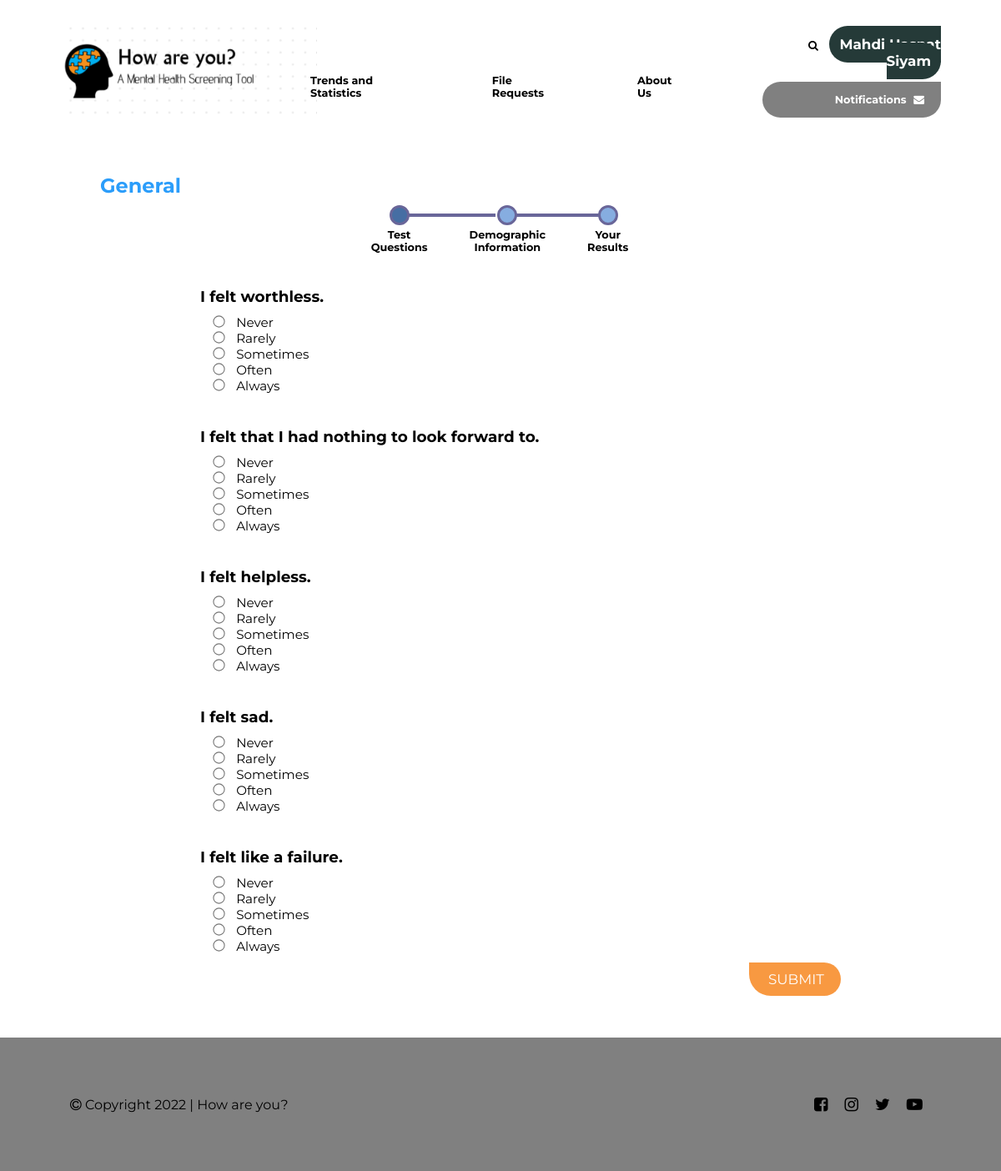
Page /take_questionnaire/ (signed in) on the committed database.
### persons/models.py (models this page shows)
class Person(models.Model):
	username = models.CharField(max_length=200,primary_key=True)
	name = models.CharField(max_length=200, default="Unknown")
	password = models.CharField(max_length=50)
	email = models.EmailField(max_length=50)
	joined_at = models.DateTimeField(default=timezone.now)
	date_of_birth = models.DateTimeField(default=timezone.now,null=False,blank=False)
	gender = models.CharField(
        max_length=1,
        choices=Gender.choices,
        null=False,
        blank=False,
        default=Gender.FEMALE,
    )
	mobile_number = models.CharField(null=True,max_length=50,blank=True)

### take_questionnaire/models.py (models this page shows)
class Test(models.Model):
    added_by = models.ForeignKey(Psychiatrist, on_delete=models.DO_NOTHING)
    name = models.CharField("Name of the test", max_length=FIELD_LENGTH, null=False, blank=False)
    created_at = models.DateTimeField(default=timezone.now)
    is_approved = models.CharField(max_length=CHOICE_LENGTH, choices=Status.choices, default=Status.PENDING_APPROVAL)
    questions = models.ManyToManyField(Question, through='TestQuestion')

class Question(models.Model):
    added_by = models.ForeignKey(Psychiatrist, on_delete=models.CASCADE)
    class QuestionType(models.TextChoices):
        RADIO = 'RD', gettext_lazy('Radio')
        SLIDER = 'SL', gettext_lazy('Number Slider')
        MUL_CHOICE = 'CH', gettext_lazy('Multiple Choice')
    type = models.CharField(max_length=2, choices=QuestionType.choices, default=QuestionType.RADIO)
    created_at = models.DateTimeField(default=timezone.now)
    changed_at = models.DateTimeField(default=timezone.now)
    question_text = models.CharField(max_length=TEXT_FIELD, null=False, blank=False, default=UNSPECIFIED)

class Option(models.Model):
    question_id = models.ForeignKey(Question, on_delete=models.CASCADE,parent_link=True)
    text = models.CharField(max_length=FIELD_LENGTH, null=False, blank=False, default=UNSPECIFIED)

### take_questionnaire/views.py (the view)
# urls.py: path('', views.render_test, name='render_test'),
def render_test(request):
    context = {}
    test = Test.objects.get(name='General')
    context['test'] = test
    context['my'] = Patient.objects.get(username=request.session['username'])
    return render(request, 'take_questionnaire/test-questions.html',context)

### take_questionnaire/templates/take_questionnaire/test-questions.html (shortened to what this page needs)
{% load static %}
<!DOCTYPE html>
<html lang="en">
<head>
    <link rel="stylesheet" href="https://cdnjs.cloudflare.com/ajax/libs/font-awesome/4.7.0/css/font-awesome.min.css">
    <link href="{% static 'take_questionnaire/styles.css' %}" rel="stylesheet">
</head>
<body>
<div class="container">
    <section class="header">
        {% include "logo.html" %}
        <nav>
            <ul class="nav-links">
                <li>Trends and Statistics</li>
                <li>File Requests</li>
                <li>About Us</li>
            </ul>
            <span class="nav-right">
                    <span><i class="fa fa-search" style="margin-right: 10px;"></i>
                        <span class="avatar">{{my.name}}</span>
                    </span>
                    <span class="notifi-box">
                        Notifications
                        <i class="fa fa-envelope" style="margin-left: 5px;"></i>
                    </span>
                </span>
        </nav>
    </section>
    <section class="que-sec">
        <div class="tron">{{test.name}}</div>
        <div class="test-steps">
            <ul class="test-steps-ul">
                <li class="test-step-n"><span class="test-step-circ active-step"></span><span>Test</span><span>Questions</span></li>
                <li class="test-step-n"><span class="test-step-circ"></span><span>Demographic</span><span>Information</span></li>
                <li class="test-step-n"><span class="test-step-circ"></span><span>Your</span><span>Results</span></li>
            </ul>
        </div>
        <div class="questions-container">
            <form action="{% url 'take_questionnaire:submit' test.id %}" style="position: relative;". method="POST">
                <ul class="test-ovrs">
                {% for q in test.questions.all %}
                    <li>
                        <span class="que-name">{{q.question_text}}</span><br>
                        <div class="que-opts">
                            {% for o in q.option_set.all %}
                            <input type="radio" class="radio" name="{{ q.id }}" value="{{o.id}}" id = "{{ o.id }}">
                            <label for="{{o.id}}"> <span class="que-opt-n">{{ o.text }}</span> </label> <br>
                            {% endfor %}
                        </div>
                    </li>
                {% endfor %}
                </ul>
                <input type="submit" class="test-ques-submit-btn" value="SUBMIT">
            </form>
        </div>
    </section>
</div>
<section class="footer">
    <span><i class="fa fa-copyright"></i> Copyright <span class="year"></span> | How are you?</span>
    <div>
        <ul class="social-media">
            <li><a href="#"><i class="fa fa-facebook-square"></i></a></li>
            <li><a href="#"><i class="fa fa-instagram"></i></a></li>
            <li><a href="#"><i class="fa fa-twitter"></i></a></li>
            <li><a href="#"><i class="fa fa-youtube-play"></i></a></li>
        </ul>
    </div>
</section>
</body>
</html>

### take_questionnaire/static/take_questionnaire/styles.css (style rules this page uses)
* { margin: 0; padding: 0; box-sizing: border-box; }
body { font-family: "Montserrat", sans-serif; }
.container { margin-top: 4vh; margin-left: 6vw; margin-right: 6vw; min-height: 70vh; }
nav { display: flex; align-items: center; justify-content: space-between; position: relative; min-height: 15vh; }
.nav-links { display: flex; margin-left: 25vw; margin-top: 3vh; list-style: none; }
.nav-links li { position: relative; padding-right: 6rem; font-size: 0.8rem; font-weight: bold; }
.nav-links li::after { content: ""; position: absolute; width: 50%; height: 2px; bottom: -2px; left: 0; background-color: rgb(88, 88, 230); visibility: hidden; transform: scaleX(0); transform-origin: top left; transition: all 0.3s ease-in-out 0s; }
.nav-right { justify-self: flex-end; display: flex; flex-direction: column; flex-wrap: wrap; text-align: right; font-weight: bold; font-size: 0.8rem; }
.test-ovrs { list-style: none; }
.test-ovrs li { margin-bottom: 5vh; }
.footer { display: flex; align-items: center; justify-content: space-between; min-height: 20vh; background-color: gray; padding-left: 7vw; padding-right: 7vw; margin-top: 100px; }
.social-media { display: flex; list-style: none; }
.social-media li { padding: 10px; font-size: 1.2rem; }
.social-media li > a { text-decoration: none; color: black; }
.avatar { color: white; font-size: 1.05rem; background-color: rgb(37, 58, 56); border-radius: 100px; padding: 12px; margin-bottom: 10; }
.notifi-box { padding: 14px; padding-left: 27px; padding-right: 20px; border-radius: 25px 0 25px 25px; margin-top: 15px; color: white; background-color: gray; }
.que-sec { margin-top: 7vh; margin-left: 4vw; }
.tron { font-size: 1.5rem; font-weight: bolder; margin-bottom: 5px; color: #2b9dfa; }
.test-steps { display: flex; align-items: center; justify-content: center; margin-top: 10px; }
.test-steps-ul { display: flex; list-style: none; }
.test-step-n { position: relative; display: flex; align-items: center; justify-content: center; flex-direction: column; font-size: 0.8rem; font-weight: bold; margin-right: 50px; }
.test-step-n .test-step-circ { position: relative; content: ''; background-color:rgb(134, 173, 224); padding: 10px; border-radius: 100px; margin-bottom: 5px; border: 1px double rgb(98, 157, 235); outline: 3px solid rgb(105, 102, 153); outline-offset: -2px; }
.test-step-n .active-step { background-color: rgb(70, 110, 163); }
.test-step-n:nth-child(1) .test-step-circ::after, .test-step-n:nth-child(2) .test-step-circ::after { position: absolute; bottom: 40%; left: 105%; content: ''; padding: 2px; max-height: 3px; min-width: 100px; overflow: hidden; background-color: rgb(105, 102, 153); }
.questions-container { margin-left: 10vw; margin-right: 10vw; margin-top: 40px; }
input.radio { transform: scale(110%); }
.que-name { font-size: 1.15rem; font-weight: bold; }
.que-opts { margin-top: 10px; margin-left: 2vh; }
.que-opt-n { margin-left: 10px; font-size: 0.95rem; }
.test-ques-submit-btn { position: absolute; border: none; background: none; font-family: "Montserrat", sans-serif; font-size: 1.05rem; background-color: #f89941; padding: 10px; padding-left: 23px; padding-right: 20px; right: 0; bottom: -50px; border-top-right-radius: 100px; border-bottom-left-radius: 130px; border-bottom-right-radius: 100px; color: white; }

### rows in the picture
Person: name "Mahdi Hasnat Siyam"
Test: name "General"
Question: question_text "I felt worthless."
Option: text "Never"
Option: text "Rarely"
Option: text "Sometimes"
Option: text "Often"
Option: text "Always"
Question: question_text "I felt that I had nothing to look forward to."
Option: text "Never"
Option: text "Rarely"
Option: text "Sometimes"
Option: text "Often"
Option: text "Always"
Question: question_text "I felt helpless."
Option: text "Never"
Option: text "Rarely"
Option: text "Sometimes"
Option: text "Often"
Option: text "Always"
Question: question_text "I felt sad."
Option: text "Never"
Option: text "Rarely"
Option: text "Sometimes"
Option: text "Often"
Option: text "Always"
Question: question_text "I felt like a failure."
Option: text "Never"
Option: text "Rarely"
Option: text "Sometimes"
Option: text "Often"
Option: text "Always"
